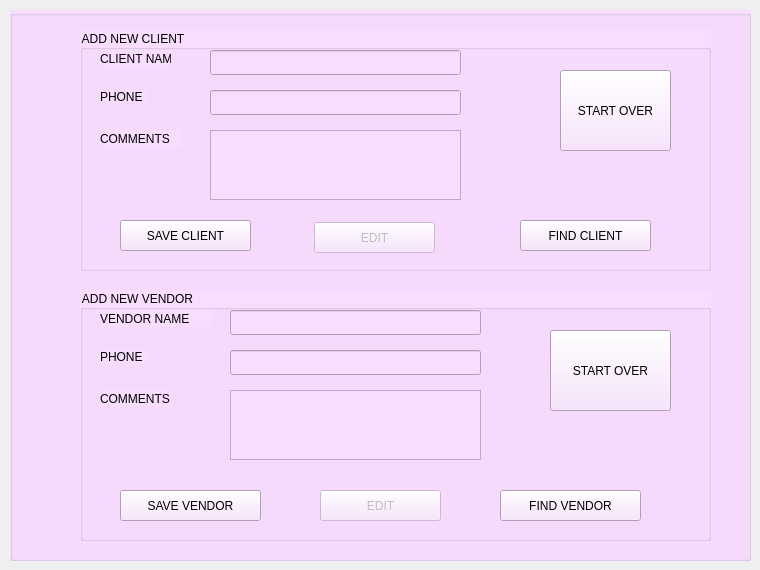
    <widget class="QWidget" name="tab_4">
     <attribute name="title">
      <string>CLIENTS / VENDORS</string>
     </attribute>
     <widget class="QGroupBox" name="groupBox_27">
      <property name="geometry">
       <rect>
        <x>10</x>
        <y>10</y>
        <width>741</width>
        <height>551</height>
       </rect>
      </property>
      <property name="styleSheet">
       <string notr="true">background-color: rgb(248, 221, 255);</string>
      </property>
      <property name="title">
       <string/>
      </property>
      <widget class="QGroupBox" name="groupBox_2">
       <property name="geometry">
        <rect>
         <x>70</x>
         <y>20</y>
         <width>631</width>
         <height>241</height>
        </rect>
       </property>
       <property name="title">
        <string>ADD NEW CLIENT</string>
       </property>
       <widget class="QLabel" name="label_19">
        <property name="geometry">
         <rect>
          <x>20</x>
          <y>20</y>
          <width>71</width>
          <height>17</height>
         </rect>
        </property>
        <property name="text">
         <string>CLIENT NAME</string>
        </property>
       </widget>
       <widget class="QLabel" name="label_20">
        <property name="geometry">
         <rect>
          <x>20</x>
          <y>100</y>
          <width>81</width>
          <height>17</height>
         </rect>
        </property>
        <property name="text">
         <string>COMMENTS</string>
        </property>
       </widget>
       <widget class="QLineEdit" name="lineEdit_14">
        <property name="geometry">
         <rect>
          <x>130</x>
          <y>20</y>
          <width>251</width>
          <height>25</height>
         </rect>
        </property>
       </widget>
       <widget class="QPushButton" name="pushButton_20">
        <property name="geometry">
         <rect>
          <x>440</x>
          <y>190</y>
          <width>131</width>
          <height>31</height>
         </rect>
        </property>
        <property name="text">
         <string>FIND CLIENT</string>
        </property>
       </widget>
       <widget class="QPushButton" name="pushButton_21">
        <property name="geometry">
         <rect>
          <x>40</x>
          <y>190</y>
          <width>131</width>
          <height>31</height>
         </rect>
        </property>
        <property name="text">
         <string>SAVE CLIENT</string>
        </property>
       </widget>
       <widget class="QTextEdit" name="textEdit_6">
        <property name="geometry">
         <rect>
          <x>130</x>
          <y>100</y>
          <width>251</width>
          <height>70</height>
         </rect>
        </property>
       </widget>
       <widget class="QPushButton" name="pushButton_38">
        <property name="geometry">
         <rect>
          <x>480</x>
          <y>40</y>
          <width>111</width>
          <height>81</height>
         </rect>
        </property>
        <property name="text">
         <string>START OVER</string>
        </property>
       </widget>
       <widget class="QPushButton" name="pushButton_42">
        <property name="enabled">
         <bool>false</bool>
        </property>
        <property name="geometry">
         <rect>
          <x>234</x>
          <y>192</y>
          <width>121</width>
          <height>31</height>
         </rect>
        </property>
        <property name="text">
         <string>EDIT</string>
        </property>
       </widget>
       <widget class="QLineEdit" name="lineEdit_60">
        <property name="geometry">
         <rect>
          <x>130</x>
          <y>60</y>
          <width>251</width>
          <height>25</height>
         </rect>
        </property>
       </widget>
       <widget class="QLabel" name="label_133">
        <property name="geometry">
         <rect>
          <x>20</x>
          <y>60</y>
          <width>47</width>
          <height>13</height>
         </rect>
        </property>
        <property name="text">
         <string>PHONE</string>
        </property>
       </widget>
      </widget>
      <widget class="QGroupBox" name="groupBox">
       <property name="geometry">
        <rect>
         <x>70</x>
         <y>280</y>
         <width>631</width>
         <height>251</height>
        </rect>
       </property>
       <property name="title">
        <string>ADD NEW VENDOR</string>
       </property>
       <widget class="QPushButton" name="pushButton_22">
        <property name="geometry">
         <rect>
          <x>40</x>
          <y>200</y>
          <width>141</width>
          <height>31</height>
         </rect>
        </property>
        <property name="text">
         <string>SAVE VENDOR</string>
        </property>
       </widget>
       <widget class="QPushButton" name="pushButton_23">
        <property name="geometry">
         <rect>
          <x>420</x>
          <y>200</y>
          <width>141</width>
          <height>31</height>
         </rect>
        </property>
        <property name="text">
         <string>FIND VENDOR</string>
        </property>
       </widget>
       <widget class="QLineEdit" name="lineEdit_15">
        <property name="geometry">
         <rect>
          <x>150</x>
          <y>20</y>
          <width>251</width>
          <height>25</height>
         </rect>
        </property>
       </widget>
       <widget class="QLabel" name="label_22">
        <property name="geometry">
         <rect>
          <x>20</x>
          <y>20</y>
          <width>111</width>
          <height>17</height>
         </rect>
        </property>
        <property name="text">
         <string>VENDOR NAME</string>
        </property>
       </widget>
       <widget class="QLabel" name="label_21">
        <property name="geometry">
         <rect>
          <x>20</x>
          <y>100</y>
          <width>71</width>
          <height>17</height>
         </rect>
        </property>
        <property name="text">
         <string>COMMENTS</string>
        </property>
       </widget>
       <widget class="QTextEdit" name="textEdit_7">
        <property name="geometry">
         <rect>
          <x>150</x>
          <y>100</y>
          <width>251</width>
          <height>70</height>
         </rect>
        </property>
       </widget>
       <widget class="QPushButton" name="pushButton_26">
        <property name="enabled">
         <bool>false</bool>
        </property>
        <property name="geometry">
         <rect>
          <x>240</x>
          <y>200</y>
          <width>121</width>
          <height>31</height>
         </rect>
        </property>
        <property name="text">
         <string>EDIT</string>
        </property>
       </widget>
       <widget class="QPushButton" name="pushButton_29">
        <property name="geometry">
         <rect>
          <x>470</x>
          <y>40</y>
          <width>121</width>
          <height>81</height>
         </rect>
        </property>
        <property name="text">
         <string>START OVER</string>
        </property>
       </widget>
       <widget class="QLineEdit" name="lineEdit_59">
        <property name="geometry">
         <rect>
          <x>150</x>
          <y>60</y>
          <width>251</width>
          <height>25</height>
         </rect>
        </property>
       </widget>
       <widget class="QLabel" name="label_134">
        <property name="geometry">
         <rect>
          <x>20</x>
          <y>60</y>
          <width>47</width>
          <height>13</height>
         </rect>
        </property>
        <property name="text">
         <string>PHONE</string>
        </property>
       </widget>
      </widget>
     </widget>
    </widget>
